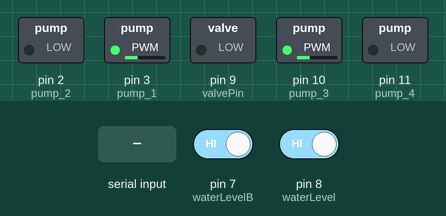
This sketch was run on a simulated Arduino Uno, built with avr-gcc and run on an emulated ATmega328P. Parts: switched loads named in the sketch (green lamp = pin HIGH). The test bench sets the inputs (shaded band); at power-on: pin 7 (waterLevelB) HIGH, pin 8 (waterLevel) HIGH.

Above: at 2.0 s.
2.1 s: pin 7 (waterLevelB) driven LOW
At 5.2 s:
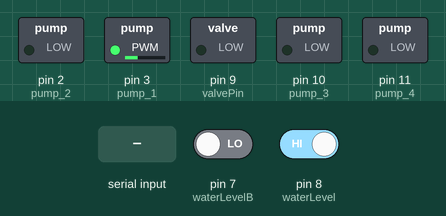
5.5 s: "OPEN VALVE\n" received over Serial
At 7.1 s:
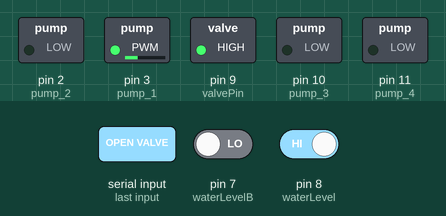
7.5 s: pin 8 (waterLevel) driven LOW
At 9.4 s:
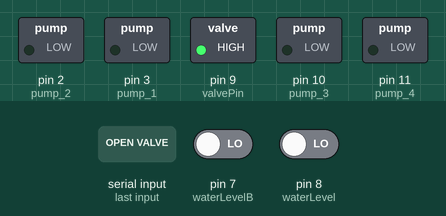
10.5 s: pin 7 (waterLevelB) driven HIGH
At 12.9 s:
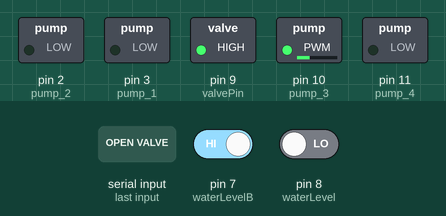
13.5 s: "PUMP\n" received over Serial
At 14.6 s:
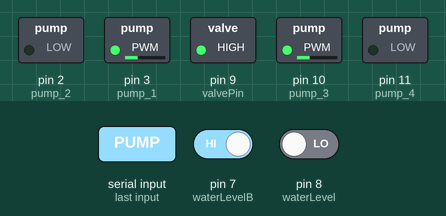
16.5 s: "CLOSE VALVE\n" received over Serial
At 18.5 s:
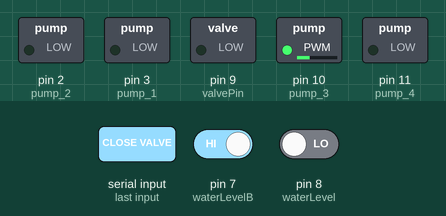
Timing chart, 0 to 19.5 s (numbered marks = the images above; inputs shaded):
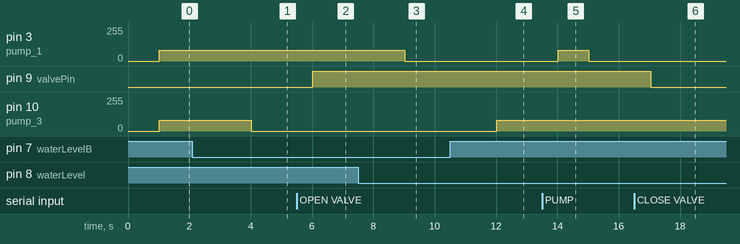

The sketch:

PolyMersion.ino
```cpp
// Import libraries for temperature sensor communication

#include <OneWire.h>
#include <DallasTemperature.h>

/*
  ===== Pin Definitions =====
  These constants define the pins connected to the pumps, water level switches,
  temperature sensor bus, and the air valve.
*/


const int pump_1 = 3;      // Pump 1 control pin for filling direction
const int pump_2 = 2;      // Pump 1 control pin for oposite direction, always kept at LOW
const int pump_3 = 10;     // Pump 2 control pin for filling direction
const int pump_4 = 11;     // Pump 2 control pin for oposite direction, always kept at LOW

const int waterLevel = 8;  // Digital input for water level sensor 1
const int waterLevelB = 7; // Digital input for water level sensor 2

const int oneWirePin = 5;  // Digital pin used for OneWire temperature sensor communication

const int valvePin = 9;    // Digital output for the air valve control


// State tracking booleans to avoid repetitive pump start messages.
bool pumpingStarted = false;
bool pumpingStartedB = false;

/*
  ===== Temperature Sensor Address Setup =====
  These DeviceAddress arrays store the unique addresses for two temperature sensors.
*/
DeviceAddress sensor = {0x28, 0xFF, 0x64, 0x1E, 0x01, 0xD9, 0xA5, 0xBA};   // Sensor 1 address
DeviceAddress sensorB = {0x28, 0xAE, 0x17, 0x46, 0xD4, 0x25, 0x56, 0x2A};  // Sensor 2 address


// Create OneWire bus object and DallasTemperature object for sensor communications.
OneWire oneWireBus(oneWirePin);
DallasTemperature sensors(&oneWireBus);

/*
  ===== Setup Function =====
  This function runs once at startup to configure pin modes and initialize sensors.
*/

void setup() {
  // Start Serial communication for debug and command input.
  Serial.begin(9600);

  // Initialize the temperature sensors.
  sensors.begin();

  // Set pump control pins as outputs.
  pinMode(pump_1, OUTPUT);
  pinMode(pump_2, OUTPUT);
  pinMode(pump_3, OUTPUT);
  pinMode(pump_4, OUTPUT);

  // Set water level sensor pins as inputs.
  pinMode(waterLevel, INPUT);
  pinMode(waterLevelB, INPUT);

  // Set the valve control pin as output.
  pinMode(valvePin, OUTPUT);

  // Initialize pump outputs to stop pumps (0 speed).
  analogWrite(pump_1, 0);
  analogWrite(pump_2, 0);
  analogWrite(pump_3, 0);
  analogWrite(pump_4, 0);

  // Activate internal pull-ups for water level sensors.
  // This ensures a default HIGH state when the sensors are inactive.
  digitalWrite(waterLevel, HIGH);
  digitalWrite(waterLevelB, HIGH);
}

/*
  ===== Main Loop Function =====
  The loop() checks water levels, controls pumps accordingly, and also reads serial commands.
*/
void loop() {
  // Read the state of water level sensors (HIGH means water is below the threshold)
  int sensorState = digitalRead(waterLevel);
  int sensorStateB = digitalRead(waterLevelB);

  // Wait for 1 second between readings
  delay(1000);

  // Buffer to store an incoming serial command (up to 10 characters).
  char cmd[10];

  /*
    ----- Water Level Bath 1 Control -----
    When sensorState is HIGH, it means the water level is below the switch threshold.
    Thus, pump_1 is activated with a set speed (80), that can be adjusted if using a different pump.
    A flag 'pumpingStarted' is used to track pump status.
  */
  if (sensorState == HIGH) {
      analogWrite(pump_1, 80);
      analogWrite(pump_2, 0);
      if (!pumpingStarted) {
          pumpingStarted = true;
    }
  }
  else {
    // If the water level is sufficient, stop the pump.
    analogWrite(pump_1, 0);
    analogWrite(pump_2, 0);
    pumpingStarted = false;
   }
  /*
    ----- Water Level Bath 2 Control -----
    When sensorStateB is HIGH, it means the water level is below the switch threshold.
    Thus, pump_2 is activated with a set speed (80), that can be adjusted if using a different pump.
    A flag 'pumpingStartedB' is used to track pump status.
  */
  if (sensorStateB == HIGH) {
      analogWrite(pump_3, 80);
      analogWrite(pump_4, 0);
      if (!pumpingStartedB) {
          pumpingStartedB = true;
    }
  }
  else {
    // If the water level is sufficient, stop the pump.
    analogWrite(pump_3, 0);
    analogWrite(pump_4, 0);
    pumpingStartedB = false;
   }

/*
    ----- Serial Command Processing -----
    The following code checks if a command was sent via Serial and processes it.
    Supported commands:
      - "PUMP": Activate pump 1.
      - "STOP": Stop pump 1.
      - "TEMP": Read and print temperature from sensor 1.
      - "TEMPB": Read and print temperature from sensor 2.
      - "OPEN VALVE": Open the air valve.
      - "CLOSE VALVE": Close the air valve.
  */
 if (readSerial(cmd)) {
    // Convert the received command to uppercase to make comparisons case-insensitive.
    toUpperCase(cmd);
    if (strstr(cmd, "PUMP")) {                                                       //PUMP ONLY
      analogWrite(pump_1, 80);   //255=full speed, 0=stop, 127=half speed
      analogWrite(pump_2, 0);
    }
    else if (strstr(cmd, "STOP")) {                                                  //STOP PUMP
      analogWrite(pump_1, 0);
      analogWrite(pump_2, 0);
      //Serial.println("Stop");
    }
    else if (strstr(cmd, "TEMP")) {                                                  //READ TEMPERATURE
      printTemperature();
    }
    else if (strstr(cmd, "TEMPB")) {                                                  //READ TEMPERATURE B
      printTemperatureB();
    }
    else if (strstr(cmd, "OPEN VALVE")) {                                            //OPEN VALVE
      digitalWrite(valvePin, HIGH);
    }
    else if (strstr(cmd, "CLOSE VALVE")) {                                           //CLOSE VALVE
      digitalWrite(valvePin, LOW);
    }
  }

}
/*
  ===== Helper Function: readSerial =====
  Reads characters from Serial until a newline is encountered, then terminates the string.
  Returns true if a complete command was read, false otherwise.
*/
int i = 0; // Global index for storing incoming characters
bool readSerial(char result[]) {
  while (Serial.available() > 0) {       // Check if there is any data in the Serial buffer
    char inChar = Serial.read();         // Read one character from the Serial buffer

    if (inChar == '\n') {                // Check if the character is the newline character
      result[i] = '\0';                  // Terminate the string with a null character
      Serial.flush();                    // Clear the serial transmit buffer (and in older versions,
                                         // it was sometimes used to clear the input - see note below)
      i = 0;                             // Reset index for the next command
      return true;                       // Indicate that a complete command has been read
    }
    // Ignore carriage return characters so they don't clutter the result
    if (inChar != '\r') {
      result[i] = inChar;                // Store the character in the result array
      i++;                               // Increment the index for the next incoming character
    }
    delay(1);                            // Small delay to allow other Serial events
  }
  return false;                          // No complete command was received yet
}

/*
  ===== Helper Function: toUpperCase =====
  Converts a given C-string to uppercase in place.
*/
void toUpperCase(char* str) {
  if (str == NULL) return;
  for (int i = 0; str[i] != '\0'; i++) {
    str[i] = toupper(str[i]);
  }
}

/*
  ===== Helper Function: printTemperature =====
  Requests temperature readings from sensor 1 and prints the temperature in Celsius to Serial.
*/
void printTemperature() {
  sensors.requestTemperatures();
  Serial.print("Temperature at sensor 1: ");
  Serial.print(sensors.getTempC(sensor));
  Serial.println(" ºC");
}
/*
  ===== Helper Function: printTemperatureB =====
  Requests temperature readings from sensor 2 and prints the temperature in Celsius to Serial.
*/
void printTemperatureB() {
  sensors.requestTemperatures();
  Serial.print("Temperature at sensor 2: ");
  Serial.print(sensors.getTempC(sensorB));
  Serial.println(" ºC");
}
```

Measured:
- after the input at 2.1 s, pin 10 (pump_3): 80/255 → 0/255 after 1.9 s
- after the input at 5.5 s, pin 9 (valvePin): LOW → HIGH after 0.53 s
- after the input at 7.5 s, pin 3 (pump_1): 80/255 → 0/255 after 1.5 s
- after the input at 10.5 s, pin 10 (pump_3): 0/255 → 80/255 after 1.5 s
- after the input at 13.5 s, pin 3 (pump_1): 0/255 → 80/255 after 0.53 s, → 0/255 1.0 s later
- after the input at 16.5 s, pin 9 (valvePin): HIGH → LOW after 0.54 s
